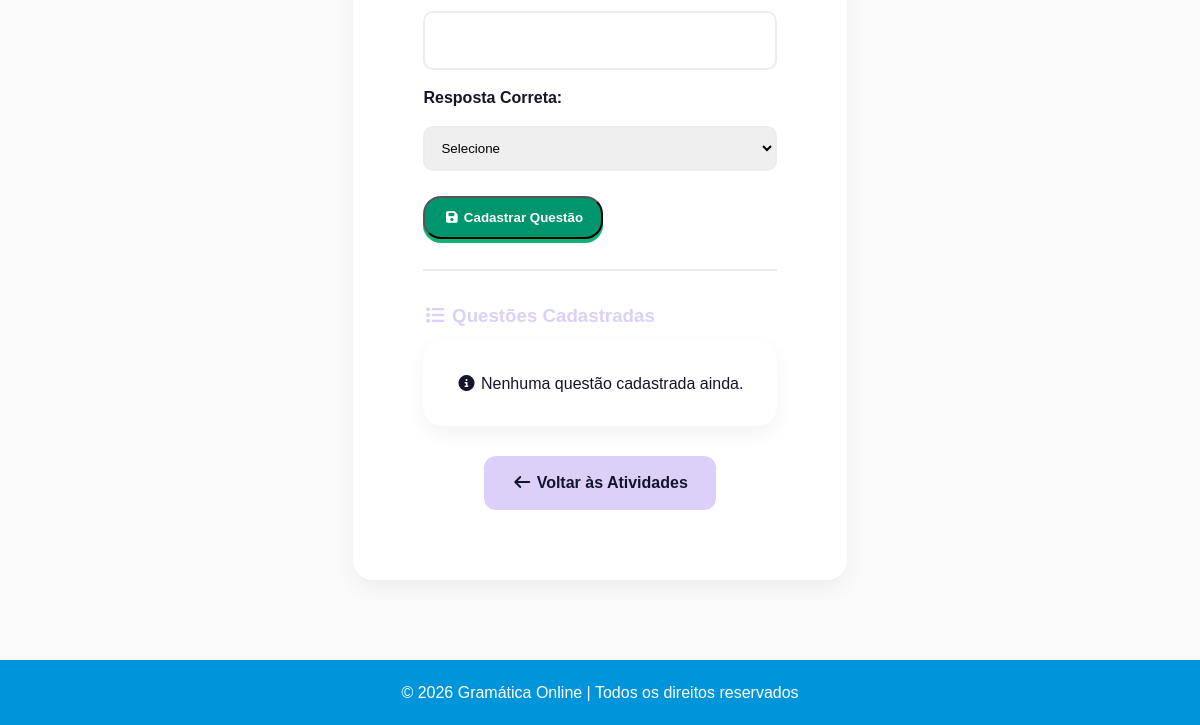
The page /listar_questoes (lower part) on the database as committed earlier.
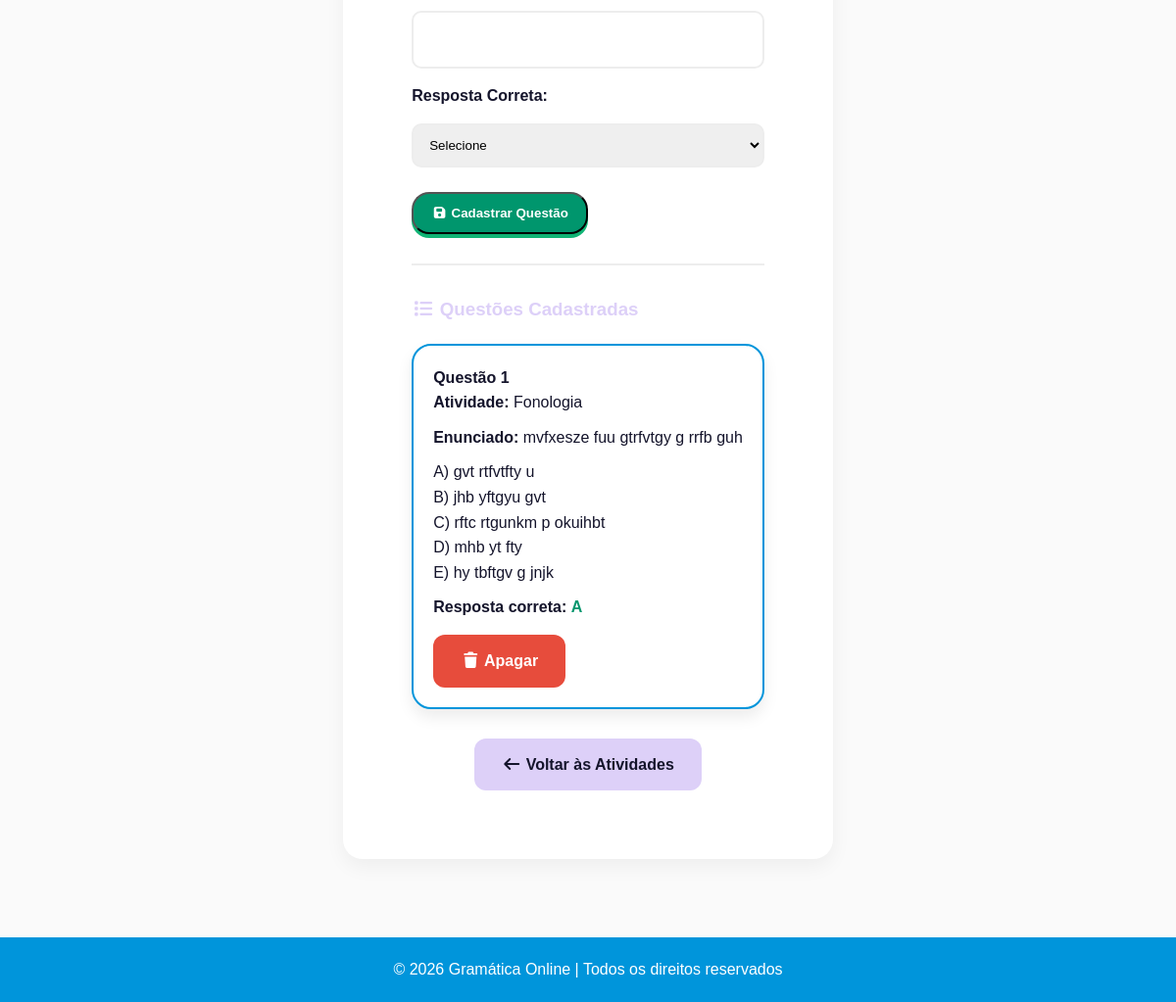
The same page on the database as committed later.
### models.py (models this page shows)
class Questao(db.Model):
    __tablename__ = "questao"
    id = db.Column(db.Integer, primary_key=True)
    enunciado = db.Column(db.Text, nullable=False)
    alternativa_a = db.Column(db.Text, nullable=True)
    alternativa_b = db.Column(db.Text, nullable=True)
    alternativa_c = db.Column(db.Text, nullable=True)
    alternativa_d = db.Column(db.Text, nullable=True)
    alternativa_e = db.Column(db.Text, nullable=True)
    resposta_correta = db.Column(db.String(1), nullable=True)
    atividade_id = db.Column(db.Integer, db.ForeignKey("atividade.id"), nullable=True)
    atividade = db.relationship("Atividade", back_populates="questoes")

class Atividade(db.Model):
    __tablename__ = "atividade"
    id = db.Column(db.Integer, primary_key=True)
    nome = db.Column(db.String(150), nullable=True)
    dificuldade = db.Column(db.String(50), nullable=True)
    assunto_id = db.Column(db.Integer, db.ForeignKey("assunto.id"), nullable=True)
    assunto = db.relationship("Assunto", back_populates="atividades")
    questoes = db.relationship("Questao", back_populates="atividade", lazy=True, cascade="all, delete-orphan")

### app.py (the view, shortened to what this page needs)
@app.route('/listar_questoes', methods=['GET', 'POST'])
def listar_questoes():
    questoes = Questao.query.all()
    atividades = Atividade.query.all()
    return render_template("listar_questoes.html", questoes=questoes, atividades=atividades)

### templates/listar_questoes.html (shortened to what this page needs)
<!DOCTYPE html>
<html lang="pt-BR">
<head>
    <link rel="stylesheet" href="{{ url_for('static', filename='css/style.css') }}">
    <link rel="stylesheet" href="https://cdnjs.cloudflare.com/ajax/libs/font-awesome/7.0.1/css/all.min.css">
</head>
<body>
    <main class="container">
        <section class="section">
            <form method="POST" class="form" style="max-width: 100%; margin: 20px 0;">
                <input type="text" name="alternativa_e" required style="width: 100%;">
                <label style="font-weight: 600;">Resposta Correta:</label>
                <select name="resposta_correta" required style="padding: 12px; border-radius: 10px; border: 2px solid var(--gray-light); width: 100%;">
                    <option value="">Selecione</option>
                </select>
                <button type="submit" class="botao" style="align-self: flex-start;">
                    <i class="fa-solid fa-save"></i> Cadastrar Questão
                </button>
            </form>
            <hr style="border: 1px solid var(--gray-light); margin: 30px 0;">
            <h3><i class="fa-solid fa-list"></i> Questões Cadastradas</h3>
            {% if questoes %}
                {% for q in questoes %}
                <div class="atividade" style="width: 100%; max-width: 100%;">
                    <h4>Questão {{ loop.index }}</h4>
                    <p><strong>Atividade:</strong> {{ q.atividade.nome }}</p>
                    <p style="margin: 10px 0;"><strong>Enunciado:</strong> {{ q.enunciado }}</p>
                    <p>A) {{ q.alternativa_a }}</p>
                    <p>B) {{ q.alternativa_b }}</p>
                    <p>C) {{ q.alternativa_c }}</p>
                    <p>D) {{ q.alternativa_d }}</p>
                    <p>E) {{ q.alternativa_e }}</p>
                    <p style="margin-top: 10px;"><strong>Resposta correta:</strong> <span style="color: var(--success-green); font-weight: bold;">{{ q.resposta_correta }}</span></p>
                    <div style="margin-top: 15px;">
                        <a href="{{ url_for('apagar_questao', id=q.id) }}" class="btn" style="background: #e74c3c;" onclick="return confirm('Tem certeza que quer apagar essa questão?');">
                            <i class="fa-solid fa-trash"></i> Apagar
                        </a>
                    </div>
                </div>
                {% endfor %}
            {% else %}
                <div class="painel-estudos">
                    <p style="text-align: center;"><i class="fa-solid fa-info-circle"></i> Nenhuma questão cadastrada ainda.</p>
                </div>
            {% endif %}
            <div style="text-align: center; margin-top: 30px;">
                <a href="{{ url_for('atividades') }}" class="btn btn-gramatica">
                    <i class="fa-solid fa-arrow-left"></i> Voltar às Atividades
                </a>
            </div>
        </section>
    </main>
    <footer>
        <div class="footer-content">
            <p>&copy; 2026 Gramática Online | Todos os direitos reservados</p>
        </div>
    </footer>
</body>
</html>

Rows that differ between the two databases and show on the page:
added Questao: atividade.nome "Fonologia", enunciado "mvfxesze fuu gtrfvtgy g rrfb guh", alternativa_a "gvt rtfvtfty u", alternativa_b "jhb yftgyu gvt", alternativa_c "rftc rtgunkm p okuihbt", alternativa_d "mhb yt fty", alternativa_e "hy tbftgv g jnjk", resposta_correta "A"
Other text that changed with them:
text no longer shown: "Nenhuma questão cadastrada ainda."
